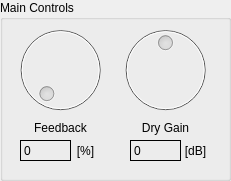
     <widget class="QGroupBox" name="groupBox_4">
      <property name="geometry">
       <rect>
        <x>10</x>
        <y>280</y>
        <width>231</width>
        <height>181</height>
       </rect>
      </property>
      <property name="title">
       <string>Main Controls</string>
      </property>
      <widget class="QLabel" name="label_115">
       <property name="geometry">
        <rect>
         <x>60</x>
         <y>140</y>
         <width>51</width>
         <height>21</height>
        </rect>
       </property>
       <property name="text">
        <string>[%]</string>
       </property>
       <property name="alignment">
        <set>Qt::AlignCenter</set>
       </property>
      </widget>
      <widget class="QDial" name="dial_dl_dry_gain">
       <property name="enabled">
        <bool>false</bool>
       </property>
       <property name="geometry">
        <rect>
         <x>110</x>
         <y>20</y>
         <width>111</width>
         <height>100</height>
        </rect>
       </property>
       <property name="toolTip">
        <string>&lt;html&gt;&lt;head/&gt;&lt;body&gt;&lt;p&gt;Gain of the original audio mixed at the output. Does not apply to Vibrato.&lt;/p&gt;&lt;/body&gt;&lt;/html&gt;</string>
       </property>
       <property name="minimum">
        <number>-10</number>
       </property>
       <property name="maximum">
        <number>10</number>
       </property>
      </widget>
      <widget class="QDial" name="dial_dl_feedback">
       <property name="enabled">
        <bool>false</bool>
       </property>
       <property name="geometry">
        <rect>
         <x>10</x>
         <y>20</y>
         <width>101</width>
         <height>100</height>
        </rect>
       </property>
       <property name="toolTip">
        <string>&lt;html&gt;&lt;head/&gt;&lt;body&gt;&lt;p&gt;Regeneration factor. Copies are heard as coloration of the input (similar to reverb). Does not apply to Vibrato.&lt;/p&gt;&lt;/body&gt;&lt;/html&gt;</string>
       </property>
       <property name="maximum">
        <number>99</number>
       </property>
      </widget>
      <widget class="QLabel" name="label_dl_feedback">
       <property name="geometry">
        <rect>
         <x>20</x>
         <y>140</y>
         <width>51</width>
         <height>21</height>
        </rect>
       </property>
       <property name="frameShape">
        <enum>QFrame::Box</enum>
       </property>
       <property name="frameShadow">
        <enum>QFrame::Plain</enum>
       </property>
       <property name="text">
        <string>0</string>
       </property>
      </widget>
      <widget class="QLabel" name="label_dl_dry_gain">
       <property name="geometry">
        <rect>
         <x>130</x>
         <y>140</y>
         <width>51</width>
         <height>21</height>
        </rect>
       </property>
       <property name="frameShape">
        <enum>QFrame::Box</enum>
       </property>
       <property name="frameShadow">
        <enum>QFrame::Plain</enum>
       </property>
       <property name="text">
        <string>0</string>
       </property>
      </widget>
      <widget class="QLabel" name="label_18">
       <property name="geometry">
        <rect>
         <x>30</x>
         <y>120</y>
         <width>61</width>
         <height>16</height>
        </rect>
       </property>
       <property name="text">
        <string>Feedback</string>
       </property>
       <property name="alignment">
        <set>Qt::AlignCenter</set>
       </property>
      </widget>
      <widget class="QLabel" name="label_58">
       <property name="geometry">
        <rect>
         <x>130</x>
         <y>120</y>
         <width>71</width>
         <height>16</height>
        </rect>
       </property>
       <property name="text">
        <string>Dry Gain</string>
       </property>
       <property name="alignment">
        <set>Qt::AlignCenter</set>
       </property>
      </widget>
      <widget class="QLabel" name="label_116">
       <property name="geometry">
        <rect>
         <x>170</x>
         <y>140</y>
         <width>51</width>
         <height>21</height>
        </rect>
       </property>
       <property name="text">
        <string>[dB]</string>
       </property>
       <property name="alignment">
        <set>Qt::AlignCenter</set>
       </property>
      </widget>
     </widget>
